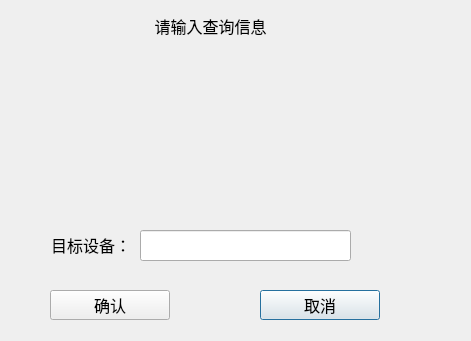
<?xml version="1.0" encoding="UTF-8"?>
<ui version="4.0">
 <class>Log_LogQueryDlg</class>
 <widget class="QDialog" name="Log_LogQueryDlg">
  <property name="geometry">
   <rect>
    <x>0</x>
    <y>0</y>
    <width>471</width>
    <height>341</height>
   </rect>
  </property>
  <property name="windowTitle">
   <string>Dialog</string>
  </property>
  <property name="styleSheet">
   <string notr="true"/>
  </property>
  <widget class="QPushButton" name="quitBtn">
   <property name="geometry">
    <rect>
     <x>260</x>
     <y>290</y>
     <width>120</width>
     <height>30</height>
    </rect>
   </property>
   <property name="font">
    <font>
     <pointsize>12</pointsize>
    </font>
   </property>
   <property name="styleSheet">
    <string notr="true"/>
   </property>
   <property name="text">
    <string>取消</string>
   </property>
  </widget>
  <widget class="QPushButton" name="okBtn">
   <property name="geometry">
    <rect>
     <x>50</x>
     <y>290</y>
     <width>120</width>
     <height>30</height>
    </rect>
   </property>
   <property name="font">
    <font>
     <pointsize>12</pointsize>
    </font>
   </property>
   <property name="styleSheet">
    <string notr="true"/>
   </property>
   <property name="text">
    <string>确认</string>
   </property>
  </widget>
  <widget class="QWidget" name="dateWid" native="true">
   <property name="geometry">
    <rect>
     <x>10</x>
     <y>59</y>
     <width>450</width>
     <height>151</height>
    </rect>
   </property>
   <property name="font">
    <font>
     <pointsize>12</pointsize>
    </font>
   </property>
   <property name="styleSheet">
    <string notr="true"/>
   </property>
  </widget>
  <widget class="QLabel" name="label">
   <property name="geometry">
    <rect>
     <x>140</x>
     <y>10</y>
     <width>141</width>
     <height>31</height>
    </rect>
   </property>
   <property name="font">
    <font>
     <pointsize>12</pointsize>
    </font>
   </property>
   <property name="styleSheet">
    <string notr="true"/>
   </property>
   <property name="text">
    <string>请输入查询信息</string>
   </property>
   <property name="alignment">
    <set>Qt::AlignCenter</set>
   </property>
  </widget>
  <widget class="QLabel" name="label_4">
   <property name="geometry">
    <rect>
     <x>10</x>
     <y>229</y>
     <width>121</width>
     <height>31</height>
    </rect>
   </property>
   <property name="font">
    <font>
     <pointsize>12</pointsize>
    </font>
   </property>
   <property name="styleSheet">
    <string notr="true"/>
   </property>
   <property name="text">
    <string>目标设备：</string>
   </property>
   <property name="alignment">
    <set>Qt::AlignRight|Qt::AlignTrailing|Qt::AlignVCenter</set>
   </property>
  </widget>
  <widget class="QLineEdit" name="dstEdit">
   <property name="geometry">
    <rect>
     <x>140</x>
     <y>230</y>
     <width>211</width>
     <height>31</height>
    </rect>
   </property>
   <property name="font">
    <font>
     <pointsize>12</pointsize>
    </font>
   </property>
   <property name="styleSheet">
    <string notr="true"/>
   </property>
  </widget>
 </widget>
 <resources/>
 <connections/>
</ui>
